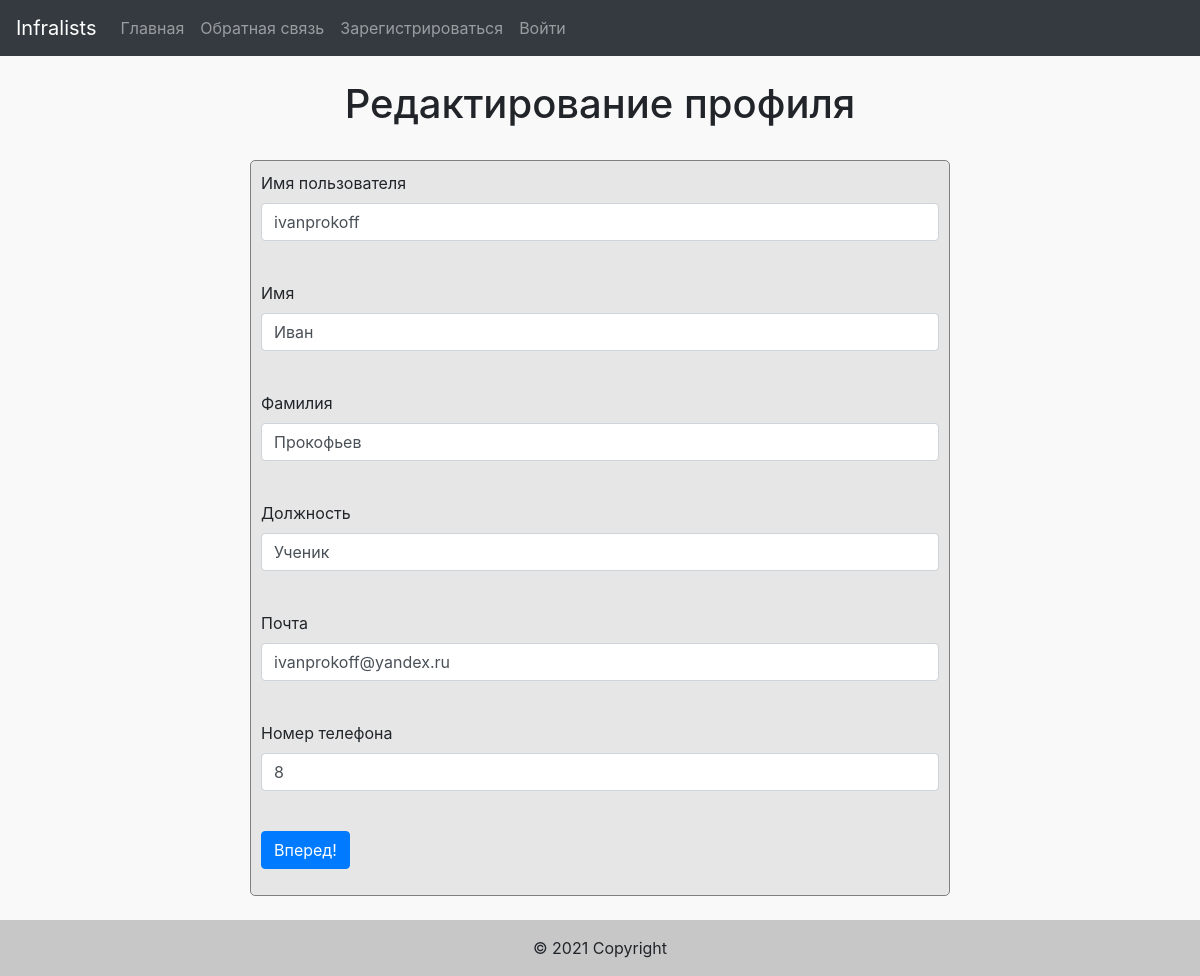
Screenshot of /ivanprokoff/edit_profile with the database file from the repository.
### data/users.py (models this page shows, shortened)
class User(SqlAlchemyBase, UserMixin, SerializerMixin):
    __tablename__ = 'users'
    id = sqlalchemy.Column(sqlalchemy.Integer,
                           primary_key=True, autoincrement=True)
    username = sqlalchemy.Column(sqlalchemy.String, nullable=True)
    name = sqlalchemy.Column(sqlalchemy.String, nullable=True)
    surname = sqlalchemy.Column(sqlalchemy.String, nullable=True)
    work = sqlalchemy.Column(sqlalchemy.String)
    email = sqlalchemy.Column(sqlalchemy.String, unique=True)
    phone_number = sqlalchemy.Column(sqlalchemy.String, unique=True)
    hashed_password = sqlalchemy.Column(sqlalchemy.String, nullable=True)
    item = orm.relation("Items", back_populates='creator')
    all_lists = sqlalchemy.Column(sqlalchemy.String, unique=True)

### main.py (the view, shortened to what this page needs)
@login_required
@app.route('/<username>/edit_profile', methods=['GET', 'POST'])
def edit_profile(username):
    username = username
    form = EditInfo()
    db_sess = db_session.create_session()
    user = db_sess.query(User).filter(User.username == username).first()
    if request.method == "GET":
        if user:
            form.username.data = user.username
            form.name.data = user.name
            form.surname.data = user.surname
            form.work.data = user.work
            form.email.data = user.email
            form.phone_number.data = user.phone_number
        else:
            abort(404)
    return render_template('edit_account.html',
                           title='Редактирование профиля',
                           form=form)

### forms/edit_profile.py
class EditInfo(FlaskForm):
    username = StringField('Имя пользователя', validators=[DataRequired()])
    name = StringField('Имя', validators=[DataRequired()])
    surname = StringField('Фамилия', validators=[DataRequired()])
    work = StringField('Должность', validators=[DataRequired()])
    email = EmailField('Почта', validators=[DataRequired()])
    phone_number = StringField('Номер телефона', validators=[DataRequired()])
    submit = SubmitField('Вперед!')

### data/db_session.py (called while the page is built)
def create_session() -> Session:
    global __factory
    return __factory()

### templates/edit_account.html (shortened to what this page needs)
{% extends "main.html" %}
{% block content %}
<br>
    <h1 align="center">Редактирование профиля</h1>
<br>
    <form action="" method="post" class="login_form">
        <p>
            {{ form.username.label }}<br>
            {{ form.username(class="form-control", type="username") }}<br>
        </p>
        <p>
            {{ form.name.label }}<br>
            {{ form.name(class="form-control", type="name") }}<br>
        </p>
        <p>
            {{ form.surname.label }}<br>
            {{ form.surname(class="form-control", type="surname") }}<br>
        </p>
        <p>
            {{ form.work.label }}<br>
            {{ form.work(class="form-control", type="work") }}<br>
        </p>
        <p>
            {{ form.email.label }}<br>
            {{ form.email(class="form-control", type="email") }}<br>
        </p>
        <p>
            {{ form.phone_number.label }}<br>
            {{ form.phone_number(class="form-control", type="phone_number") }}<br>
        </p>
        <p>{{ form.submit(type="submit", class="btn btn-primary") }}</p>
    </form>
{% endblock %}

### static/css/main.css (style rules this page uses)
form.login_form { margin-left: auto; margin-right: auto; max-width: 700px; background-color: #e6e6e6; border: 1px solid gray; border-radius: 5px; padding: 10px; }
body { background-color: #f9f9fa }

### rows the page displays
User: username "ivanprokoff", name "Иван", surname "Прокофьев", work "Ученик", email "ivanprokoff@yandex.ru", phone_number "8"
